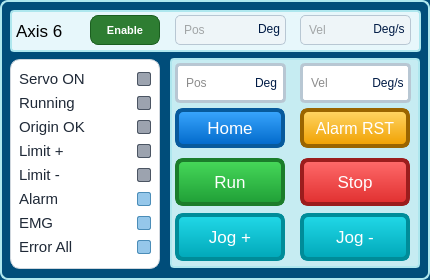
      <widget class="QFrame" name="Axis6ControlGroup">
       <property name="geometry">
        <rect>
         <x>910</x>
         <y>310</y>
         <width>430</width>
         <height>280</height>
        </rect>
       </property>
       <property name="styleSheet">
        <string>background:#004d7a; border-radius:8px; border:2px solid #aee7ee;</string>
       </property>
       <widget class="QFrame" name="Axis6HeaderActual">
        <property name="geometry">
         <rect>
          <x>10</x>
          <y>10</y>
          <width>411</width>
          <height>42</height>
         </rect>
        </property>
        <property name="styleSheet">
         <string>background:#e7f7fb; border-radius:4px;</string>
        </property>
        <widget class="QLabel" name="lblAxis6Name">
         <property name="geometry">
          <rect>
           <x>6</x>
           <y>0</y>
           <width>70</width>
           <height>42</height>
          </rect>
         </property>
         <property name="font">
          <font>
           <family>Arial</family>
           <pointsize>13</pointsize>
          </font>
         </property>
         <property name="styleSheet">
          <string>color:black; background:transparent; border:0px;</string>
         </property>
         <property name="text">
          <string>Axis 6</string>
         </property>
        </widget>
        <widget class="QPushButton" name="btnAxis6Enable">
         <property name="geometry">
          <rect>
           <x>80</x>
           <y>5</y>
           <width>70</width>
           <height>30</height>
          </rect>
         </property>
         <property name="sizePolicy">
          <sizepolicy hsizetype="Fixed" vsizetype="Fixed">
           <horstretch>0</horstretch>
           <verstretch>0</verstretch>
          </sizepolicy>
         </property>
         <property name="minimumSize">
          <size>
           <width>70</width>
           <height>30</height>
          </size>
         </property>
         <property name="maximumSize">
          <size>
           <width>70</width>
           <height>30</height>
          </size>
         </property>
         <property name="font">
          <font>
           <pointsize>8</pointsize>
           <weight>75</weight>
           <bold>true</bold>
          </font>
         </property>
         <property name="styleSheet">
          <string>QPushButton#btnAxis6Enable {
    color: white;
    background-color: #2e7d32;
    border: 1px solid #1b5e20;
    border-radius: 8px;
    padding: 2px 6px;
    font-weight: bold;
}
QPushButton# {
    background-color: #43a047;
    border: 1px solid #a5d6a7;
}
QPushButton# {
    background-color: #1b5e20;
}</string>
         </property>
         <property name="text">
          <string>Enable</string>
         </property>
         <property name="checkable">
          <bool>true</bool>
         </property>
         <property name="checked">
          <bool>false</bool>
         </property>
         <property name="buttonRole" stdset="0">
          <string>enable</string>
         </property>
        </widget>
        <widget class="QLineEdit" name="txtAxis6ActualPos">
         <property name="geometry">
          <rect>
           <x>165</x>
           <y>5</y>
           <width>111</width>
           <height>30</height>
          </rect>
         </property>
         <property name="styleSheet">
          <string>QLineEdit {
    color: #1a1a1a;
    background-color: white;
    border: 1px solid #b8c7d3;
    border-radius: 5px;
    padding-left: 6px;
}
QLineEdit:read-only {
    background-color: #eef5f8;
    color: #555555;
}
QLineEdit:focus {
    border: 2px solid #00a7b8;
}</string>
         </property>
         <property name="readOnly">
          <bool>true</bool>
         </property>
         <property name="placeholderText">
          <string>Pos</string>
         </property>
        </widget>
        <widget class="QLabel" name="lblAxis6ActualPosUnit">
         <property name="geometry">
          <rect>
           <x>240</x>
           <y>5</y>
           <width>38</width>
           <height>28</height>
          </rect>
         </property>
         <property name="font">
          <font>
           <family>Arial</family>
           <pointsize>9</pointsize>
          </font>
         </property>
         <property name="styleSheet">
          <string notr="true">QLabel {
    color: #001b45;
    border: 0px solid #9fb8c9;
    border-radius: 5px;
    background: transparent;
}</string>
         </property>
         <property name="text">
          <string>Deg</string>
         </property>
         <property name="alignment">
          <set>Qt::AlignCenter</set>
         </property>
        </widget>
        <widget class="QLineEdit" name="txtAxis6ActualVel">
         <property name="geometry">
          <rect>
           <x>290</x>
           <y>5</y>
           <width>111</width>
           <height>30</height>
          </rect>
         </property>
         <property name="styleSheet">
          <string>QLineEdit {
    color: #1a1a1a;
    background-color: white;
    border: 1px solid #b8c7d3;
    border-radius: 5px;
    padding-left: 6px;
}
QLineEdit:read-only {
    background-color: #eef5f8;
    color: #555555;
}
QLineEdit:focus {
    border: 2px solid #00a7b8;
}</string>
         </property>
         <property name="readOnly">
          <bool>true</bool>
         </property>
         <property name="placeholderText">
          <string>Vel</string>
         </property>
        </widget>
        <widget class="QLabel" name="lblAxis6ActualVelUnit">
         <property name="geometry">
          <rect>
           <x>350</x>
           <y>5</y>
           <width>58</width>
           <height>28</height>
          </rect>
         </property>
         <property name="font">
          <font>
           <family>Arial</family>
           <pointsize>9</pointsize>
          </font>
         </property>
         <property name="styleSheet">
          <string notr="true">QLabel {
    color: #001b45;
    border: 0px solid #9fb8c9;
    border-radius: 5px;
    background: transparent;
}</string>
         </property>
         <property name="text">
          <string>Deg/s</string>
         </property>
         <property name="alignment">
          <set>Qt::AlignCenter</set>
         </property>
        </widget>
       </widget>
       <widget class="QFrame" name="Axis6StatusPanel">
        <property name="geometry">
         <rect>
          <x>10</x>
          <y>59</y>
          <width>150</width>
          <height>210</height>
         </rect>
        </property>
        <property name="styleSheet">
         <string>#Axis6StatusPanel {
    background-color: #ffffff;
    border: 1px solid #d0d7de;
    border-radius: 10px;
}

#Axis6StatusPanel QLabel {
    color: #1f2937;
    background: transparent;
    border: none;
    font-size: 11pt;
}</string>
        </property>
        <layout class="QGridLayout" name="gridLayoutAxis6StatusPanel">
         <property name="leftMargin">
          <number>8</number>
         </property>
         <property name="topMargin">
          <number>8</number>
         </property>
         <property name="rightMargin">
          <number>8</number>
         </property>
         <property name="bottomMargin">
          <number>8</number>
         </property>
         <property name="horizontalSpacing">
          <number>8</number>
         </property>
         <property name="verticalSpacing">
          <number>4</number>
         </property>
         <item row="0" column="0">
          <widget class="QLabel" name="lblAxis6ServoOn">
           <property name="text">
            <string>Servo ON</string>
           </property>
           <property name="alignment">
            <set>Qt::AlignVCenter</set>
           </property>
          </widget>
         </item>
         <item row="0" column="1">
          <widget class="QLabel" name="ledAxis6ServoOn">
           <property name="sizePolicy">
            <sizepolicy hsizetype="Fixed" vsizetype="Fixed">
             <horstretch>0</horstretch>
             <verstretch>0</verstretch>
            </sizepolicy>
           </property>
           <property name="minimumSize">
            <size>
             <width>14</width>
             <height>14</height>
            </size>
           </property>
           <property name="maximumSize">
            <size>
             <width>14</width>
             <height>14</height>
            </size>
           </property>
           <property name="styleSheet">
            <string>QLabel#ledAxis6ServoOn {
    background-color: #9ca3af;
    border: 1px solid #4b5563;
    border-radius: 2px;
}</string>
           </property>
           <property name="text">
            <string/>
           </property>
           <property name="alignment">
            <set>Qt::AlignCenter</set>
           </property>
          </widget>
         </item>
         <item row="1" column="0">
          <widget class="QLabel" name="lblAxis6Running">
           <property name="text">
            <string>Running</string>
           </property>
           <property name="alignment">
            <set>Qt::AlignVCenter</set>
           </property>
          </widget>
         </item>
         <item row="1" column="1">
          <widget class="QLabel" name="ledAxis6Running">
           <property name="sizePolicy">
            <sizepolicy hsizetype="Fixed" vsizetype="Fixed">
             <horstretch>0</horstretch>
             <verstretch>0</verstretch>
            </sizepolicy>
           </property>
           <property name="minimumSize">
            <size>
             <width>14</width>
             <height>14</height>
            </size>
           </property>
           <property name="maximumSize">
            <size>
             <width>14</width>
             <height>14</height>
            </size>
           </property>
           <property name="styleSheet">
            <string>QLabel#ledAxis6Running {
    background-color: #9ca3af;
    border: 1px solid #4b5563;
    border-radius: 2px;
}</string>
           </property>
           <property name="text">
            <string/>
           </property>
           <property name="alignment">
            <set>Qt::AlignCenter</set>
           </property>
          </widget>
         </item>
         <item row="2" column="0">
          <widget class="QLabel" name="lblAxis6OrgOK">
           <property name="text">
            <string>Origin OK</string>
           </property>
           <property name="alignment">
            <set>Qt::AlignVCenter</set>
           </property>
          </widget>
         </item>
         <item row="2" column="1">
          <widget class="QLabel" name="ledAxis6OrgOK">
           <property name="sizePolicy">
            <sizepolicy hsizetype="Fixed" vsizetype="Fixed">
             <horstretch>0</horstretch>
             <verstretch>0</verstretch>
            </sizepolicy>
           </property>
           <property name="minimumSize">
            <size>
             <width>14</width>
             <height>14</height>
            </size>
           </property>
           <property name="maximumSize">
            <size>
             <width>14</width>
             <height>14</height>
            </size>
           </property>
           <property name="styleSheet">
            <string>QLabel#ledAxis6OrgOK {
    background-color: #9ca3af;
    border: 1px solid #4b5563;
    border-radius: 2px;
}</string>
           </property>
           <property name="text">
            <string/>
           </property>
           <property name="alignment">
            <set>Qt::AlignCenter</set>
           </property>
          </widget>
         </item>
         <item row="3" column="0">
          <widget class="QLabel" name="lblAxis6LimitPositive">
           <property name="text">
            <string>Limit +</string>
           </property>
           <property name="alignment">
            <set>Qt::AlignVCenter</set>
           </property>
          </widget>
         </item>
         <item row="3" column="1">
          <widget class="QLabel" name="ledAxis6LimitPositive">
           <property name="sizePolicy">
            <sizepolicy hsizetype="Fixed" vsizetype="Fixed">
             <horstretch>0</horstretch>
             <verstretch>0</verstretch>
            </sizepolicy>
           </property>
           <property name="minimumSize">
            <size>
             <width>14</width>
             <height>14</height>
            </size>
           </property>
           <property name="maximumSize">
            <size>
             <width>14</width>
             <height>14</height>
            </size>
           </property>
           <property name="styleSheet">
            <string>QLabel#ledAxis6LimitPositive {
    background-color: #9ca3af;
    border: 1px solid #4b5563;
    border-radius: 2px;
}</string>
           </property>
           <property name="text">
            <string/>
           </property>
           <property name="alignment">
            <set>Qt::AlignCenter</set>
           </property>
          </widget>
         </item>
         <item row="4" column="0">
          <widget class="QLabel" name="lblAxis6LimitNegative">
           <property name="text">
            <string>Limit -</string>
           </property>
           <property name="alignment">
            <set>Qt::AlignVCenter</set>
           </property>
          </widget>
         </item>
         <item row="4" column="1">
          <widget class="QLabel" name="ledAxis6LimitNegative">
           <property name="sizePolicy">
            <sizepolicy hsizetype="Fixed" vsizetype="Fixed">
             <horstretch>0</horstretch>
             <verstretch>0</verstretch>
            </sizepolicy>
           </property>
           <property name="minimumSize">
            <size>
             <width>14</width>
             <height>14</height>
            </size>
           </property>
           <property name="maximumSize">
            <size>
             <width>14</width>
             <height>14</height>
            </size>
           </property>
           <property name="styleSheet">
            <string>QLabel#ledAxis6LimitNegative {
    background-color: #9ca3af;
    border: 1px solid #4b5563;
    border-radius: 2px;
}</string>
           </property>
           <property name="text">
            <string/>
           </property>
           <property name="alignment">
            <set>Qt::AlignCenter</set>
           </property>
          </widget>
         </item>
         <item row="5" column="0">
          <widget class="QLabel" name="lblAxis6Alarm">
           <property name="text">
            <string>Alarm</string>
           </property>
           <property name="alignment">
            <set>Qt::AlignVCenter</set>
           </property>
          </widget>
         </item>
         <item row="5" column="1">
          <widget class="QLabel" name="ledAxis6Alarm">
           <property name="sizePolicy">
            <sizepolicy hsizetype="Fixed" vsizetype="Fixed">
             <horstretch>0</horstretch>
             <verstretch>0</verstretch>
            </sizepolicy>
           </property>
           <property name="minimumSize">
            <size>
             <width>14</width>
             <height>14</height>
            </size>
           </property>
           <property name="maximumSize">
            <size>
             <width>14</width>
             <height>14</height>
            </size>
           </property>
           <property name="styleSheet">
            <string>QLabel#ledAxis6Alarm {
    background-color: #95c7ea;
    border: 1px solid #4b8db8;
    border-radius: 2px;
}</string>
           </property>
           <property name="text">
            <string/>
           </property>
           <property name="alignment">
            <set>Qt::AlignCenter</set>
           </property>
          </widget>
         </item>
         <item row="6" column="0">
          <widget class="QLabel" name="lblAxis6EMG">
           <property name="text">
            <string>EMG</string>
           </property>
           <property name="alignment">
            <set>Qt::AlignVCenter</set>
           </property>
          </widget>
         </item>
         <item row="6" column="1">
          <widget class="QLabel" name="ledAxis6EMG">
           <property name="sizePolicy">
            <sizepolicy hsizetype="Fixed" vsizetype="Fixed">
             <horstretch>0</horstretch>
             <verstretch>0</verstretch>
            </sizepolicy>
           </property>
           <property name="minimumSize">
            <size>
             <width>14</width>
             <height>14</height>
            </size>
           </property>
           <property name="maximumSize">
            <size>
             <width>14</width>
             <height>14</height>
            </size>
           </property>
           <property name="styleSheet">
            <string>QLabel#ledAxis6EMG {
    background-color: #95c7ea;
    border: 1px solid #4b8db8;
    border-radius: 2px;
}</string>
           </property>
           <property name="text">
            <string/>
           </property>
           <property name="alignment">
            <set>Qt::AlignCenter</set>
           </property>
          </widget>
         </item>
         <item row="7" column="0">
          <widget class="QLabel" name="lblAxis6ErrorAll">
           <property name="text">
            <string>Error All</string>
           </property>
           <property name="alignment">
            <set>Qt::AlignVCenter</set>
           </property>
          </widget>
         </item>
         <item row="7" column="1">
          <widget class="QLabel" name="ledAxis6ErrorAll">
           <property name="sizePolicy">
            <sizepolicy hsizetype="Fixed" vsizetype="Fixed">
             <horstretch>0</horstretch>
             <verstretch>0</verstretch>
            </sizepolicy>
           </property>
           <property name="minimumSize">
            <size>
             <width>14</width>
             <height>14</height>
            </size>
           </property>
           <property name="maximumSize">
            <size>
             <width>14</width>
             <height>14</height>
            </size>
           </property>
           <property name="styleSheet">
            <string>QLabel#ledAxis6ErrorAll {
    background-color: #95c7ea;
    border: 1px solid #4b8db8;
    border-radius: 2px;
}</string>
           </property>
           <property name="text">
            <string/>
           </property>
           <property name="alignment">
            <set>Qt::AlignCenter</set>
           </property>
          </widget>
         </item>
        </layout>
       </widget>
       <widget class="QFrame" name="Axis6CommandPanel">
        <property name="geometry">
         <rect>
          <x>170</x>
          <y>58</y>
          <width>250</width>
          <height>210</height>
         </rect>
        </property>
        <property name="styleSheet">
         <string>background:#c6ecf2; border-radius:4px;</string>
        </property>
        <widget class="QLineEdit" name="txtAxis6CommandPos">
         <property name="geometry">
          <rect>
           <x>5</x>
           <y>5</y>
           <width>111</width>
           <height>40</height>
          </rect>
         </property>
         <property name="styleSheet">
          <string notr="true">QLineEdit {
    color: #1a1a1a;
    background-color: white;
    border: 3px solid #b8c7d3;
    border-radius: 5px;
    padding-left: 6px;
}
QLineEdit:read-only {
    background-color: #eef5f8;
    color: #555555;
}
QLineEdit:focus {
    border: 5px solid #00a7b8;
}</string>
         </property>
         <property name="readOnly">
          <bool>false</bool>
         </property>
         <property name="placeholderText">
          <string>Pos</string>
         </property>
        </widget>
        <widget class="QLabel" name="lblAxis6CommandPosUnit">
         <property name="geometry">
          <rect>
           <x>75</x>
           <y>5</y>
           <width>42</width>
           <height>40</height>
          </rect>
         </property>
         <property name="font">
          <font>
           <family>Arial</family>
           <pointsize>9</pointsize>
          </font>
         </property>
         <property name="styleSheet">
          <string notr="true">QLabel {
    color: #001b45;
    border: 0px solid #9fb8c9;
    border-radius: 5px;
    background: transparent;
}</string>
         </property>
         <property name="text">
          <string>Deg</string>
         </property>
         <property name="alignment">
          <set>Qt::AlignCenter</set>
         </property>
        </widget>
        <widget class="QLineEdit" name="txtAxis6CommandVel">
         <property name="geometry">
          <rect>
           <x>130</x>
           <y>5</y>
           <width>111</width>
           <height>40</height>
          </rect>
         </property>
         <property name="styleSheet">
          <string notr="true">QLineEdit {
    color: #1a1a1a;
    background-color: white;
    border: 3px solid #b8c7d3;
    border-radius: 5px;
    padding-left: 6px;
}
QLineEdit:read-only {
    background-color: #eef5f8;
    color: #555555;
}
QLineEdit:focus {
    border: 2px solid #00a7b8;
}</string>
         </property>
         <property name="readOnly">
          <bool>false</bool>
         </property>
         <property name="placeholderText">
          <string>Vel</string>
         </property>
        </widget>
        <widget class="QLabel" name="lblAxis6CommandVelUnit">
         <property name="geometry">
          <rect>
           <x>193</x>
           <y>5</y>
           <width>50</width>
           <height>40</height>
          </rect>
         </property>
         <property name="font">
          <font>
           <family>Arial</family>
           <pointsize>9</pointsize>
          </font>
         </property>
         <property name="styleSheet">
          <string notr="true">QLabel {
    color: #001b45;
    border: 0px solid #9fb8c9;
    border-radius: 5px;
    background: transparent;
}</string>
         </property>
         <property name="text">
          <string>Deg/s</string>
         </property>
         <property name="alignment">
          <set>Qt::AlignCenter</set>
         </property>
        </widget>
        <widget class="QPushButton" name="btnAxis6Home">
         <property name="geometry">
          <rect>
           <x>5</x>
           <y>50</y>
           <width>110</width>
           <height>40</height>
          </rect>
         </property>
         <property name="font">
          <font>
           <family>Arial</family>
           <pointsize>13</pointsize>
          </font>
         </property>
         <property name="styleSheet">
          <string notr="true">QPushButton {
    color: white;
    border: 4px solid #075a9c;
    border-radius: 8px;
    background: qlineargradient(x1:0,y1:0,x2:0,y2:1, stop:0 #3aa7ff, stop:1 #0068c9);
}
QPushButton:hover {
    background: qlineargradient(x1:0,y1:0,x2:0,y2:1, stop:0 #5bb8ff, stop:1 #005bb0);
}
QPushButton:pressed {
    background: #004f99;
}</string>
         </property>
         <property name="text">
          <string>Home</string>
         </property>
         <property name="buttonRole" stdset="0">
          <string>home</string>
         </property>
        </widget>
        <widget class="QPushButton" name="btnAxis6AlarmReset">
         <property name="geometry">
          <rect>
           <x>130</x>
           <y>50</y>
           <width>110</width>
           <height>40</height>
          </rect>
         </property>
         <property name="font">
          <font>
           <family>Arial</family>
           <pointsize>12</pointsize>
          </font>
         </property>
         <property name="styleSheet">
          <string notr="true">QPushButton {
    color: white;
    border: 4px solid #9a6500;
    border-radius: 8px;
    background: qlineargradient(x1:0,y1:0,x2:0,y2:1, stop:0 #ffd666, stop:1 #f0a000);
}
QPushButton:hover {
    background: qlineargradient(x1:0,y1:0,x2:0,y2:1, stop:0 #ffe080, stop:1 #d88c00);
}
QPushButton:pressed {
    background: #b87500;
}</string>
         </property>
         <property name="text">
          <string>Alarm RST</string>
         </property>
         <property name="buttonRole" stdset="0">
          <string>alarm</string>
         </property>
        </widget>
        <widget class="QPushButton" name="btnAxis6Run">
         <property name="geometry">
          <rect>
           <x>5</x>
           <y>100</y>
           <width>110</width>
           <height>48</height>
          </rect>
         </property>
         <property name="font">
          <font>
           <family>Arial</family>
           <pointsize>13</pointsize>
          </font>
         </property>
         <property name="styleSheet">
          <string notr="true">QPushButton {
    color: white;
    border: 4px solid #1b7d2b;
    border-radius: 8px;
    background: qlineargradient(x1:0,y1:0,x2:0,y2:1, stop:0 #47d95a, stop:1 #1f9e36);
}
QPushButton:hover {
    background: qlineargradient(x1:0,y1:0,x2:0,y2:1, stop:0 #62f070, stop:1 #17852c);
}
QPushButton:pressed {
    background: #126e24;
}</string>
         </property>
         <property name="text">
          <string>Run</string>
         </property>
         <property name="buttonRole" stdset="0">
          <string>run</string>
         </property>
        </widget>
        <widget class="QPushButton" name="btnAxis6Stop">
         <property name="geometry">
          <rect>
           <x>130</x>
           <y>100</y>
           <width>110</width>
           <height>48</height>
          </rect>
         </property>
         <property name="font">
          <font>
           <family>Arial</family>
           <pointsize>13</pointsize>
          </font>
         </property>
         <property name="styleSheet">
          <string notr="true">QPushButton {
    color: white;
    border: 4px solid #9b1d1d;
    border-radius: 8px;
    background: qlineargradient(x1:0,y1:0,x2:0,y2:1, stop:0 #ff6b6b, stop:1 #e02f2f);
}
QPushButton:hover {
    background: qlineargradient(x1:0,y1:0,x2:0,y2:1, stop:0 #ff8585, stop:1 #c91f1f);
}
QPushButton:pressed {
    background: #a81818;
}</string>
         </property>
         <property name="text">
          <string>Stop</string>
         </property>
         <property name="buttonRole" stdset="0">
          <string>stop</string>
         </property>
        </widget>
        <widget class="QPushButton" name="btnAxis6JogPositive">
         <property name="geometry">
          <rect>
           <x>5</x>
           <y>155</y>
           <width>110</width>
           <height>48</height>
          </rect>
         </property>
         <property name="font">
          <font>
           <family>Arial</family>
           <pointsize>13</pointsize>
          </font>
         </property>
         <property name="styleSheet">
          <string notr="true">QPushButton {
    color: white;
    border: 4px solid #008c99;
    border-radius: 8px;
    background: qlineargradient(x1:0,y1:0,x2:0,y2:1, stop:0 #22d9e8, stop:1 #00a7b8);
}
QPushButton:hover {
    background: qlineargradient(x1:0,y1:0,x2:0,y2:1, stop:0 #4befff, stop:1 #008f9e);
}
QPushButton:pressed {
    background: #007985;
}</string>
         </property>
         <property name="text">
          <string>Jog +</string>
         </property>
         <property name="buttonRole" stdset="0">
          <string>jog</string>
         </property>
        </widget>
        <widget class="QPushButton" name="btnAxis6JogNegative">
         <property name="geometry">
          <rect>
           <x>130</x>
           <y>155</y>
           <width>110</width>
           <height>48</height>
          </rect>
         </property>
         <property name="font">
          <font>
           <family>Arial</family>
           <pointsize>13</pointsize>
          </font>
         </property>
         <property name="styleSheet">
          <string notr="true">QPushButton {
    color: white;
    border: 4px solid #008c99;
    border-radius: 8px;
    background: qlineargradient(x1:0,y1:0,x2:0,y2:1, stop:0 #22d9e8, stop:1 #00a7b8);
}
QPushButton:hover {
    background: qlineargradient(x1:0,y1:0,x2:0,y2:1, stop:0 #4befff, stop:1 #008f9e);
}
QPushButton:pressed {
    background: #007985;
}</string>
         </property>
         <property name="text">
          <string>Jog -</string>
         </property>
         <property name="buttonRole" stdset="0">
          <string>jog</string>
         </property>
        </widget>
       </widget>
      </widget>
